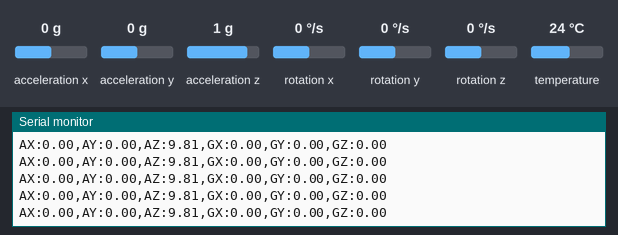
Bench run of a sketch on a simulated ESP32-S3. On the bench: the last lines printed to the serial monitor. Inputs (shaded band) come from the test bench; at power-on: acceleration z 1 g, acceleration x 0 g, acceleration y 0 g, rotation x 0 °/s, rotation y 0 °/s, rotation z 0 °/s, temperature 24 °C.

Above: at 1.7 s.
1.8 s: acceleration z set to 0 g
At 2.6 s:
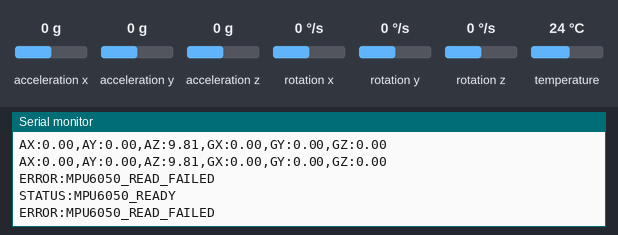
3.3 s: acceleration x set to -1.4 g
At 4.3 s:
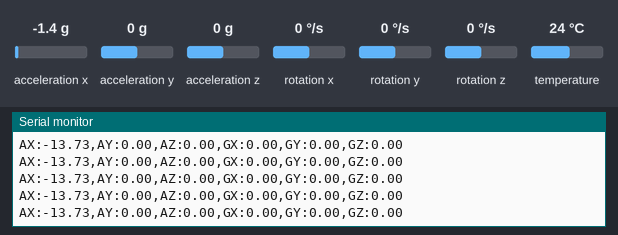
4.8 s: acceleration y set to -1.4 g
At 5.6 s:
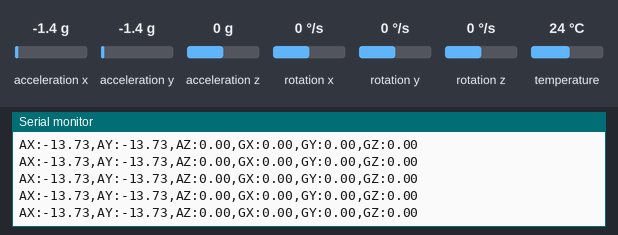
6.3 s: rotation x set to -192 °/s
At 7.1 s:
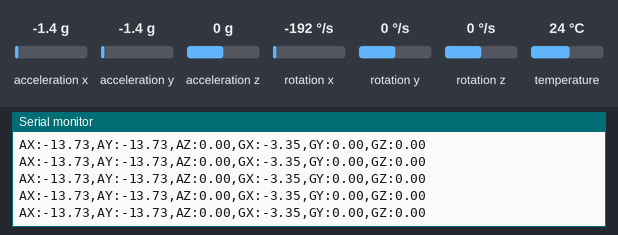
7.8 s: rotation y set to -192 °/s
At 8.6 s:
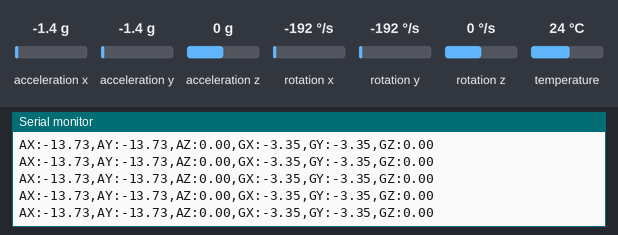

Measured:
- after the input at 1.8 s, the serial monitor: prints a new line at once (image 1)
- after the input at 3.3 s, the serial monitor: prints a new line after 0.51 s (image 2)
- after the input at 4.8 s, the serial monitor: prints a new line at once (image 3)
- after the input at 6.3 s, the serial monitor: prints a new line at once (image 4)
- after the input at 7.8 s, the serial monitor: prints a new line at once (image 5)

The sketch:

AirDrawing.ino
```cpp
/*
 * AirDrawing.ino - ESP32 + MPU6050 motion streamer for Air Drawing 3D
 * ---------------------------------------------------------------------------
 * Reads acceleration (m/s^2) and angular rate (rad/s) from an MPU6050 and prints
 * one easy-to-parse line per sample (~100 Hz, 115200 baud):
 *     AX:0.12,AY:0.98,AZ:9.81,GX:0.01,GY:0.02,GZ:0.03
 *
 * Robust by design:
 *   - No sensor?  It never hangs: prints "ERROR:MPU6050_NOT_FOUND" + an I2C scan
 *     once per second and connects by itself as soon as the sensor appears.
 *   - Loose wire? The Adafruit driver keeps returning "true" with all-zero data
 *     when the bus drops. Gravity alone is ~9.8 m/s^2, so an all-zero reading is
 *     treated as a disconnect and the sensor is re-initialised automatically.
 *
 * WIRING (I2C)
 *   MPU6050 VCC -> 3V3  (not 5V)
 *   MPU6050 GND -> GND
 *   MPU6050 SDA -> AIR_SDA_PIN  (default GPIO 8)
 *   MPU6050 SCL -> AIR_SCL_PIN  (default GPIO 9)
 *   AD0 floating or GND -> address 0x68 (0x69 is tried too). XDA/XCL/INT unused.
 *
 *   Different pins? Change the defaults below, or with PlatformIO put
 *   build_flags = -DAIR_SDA_PIN=4 -DAIR_SCL_PIN=5   in a local.ini (see README).
 *   Not sure which pins your wires are on? Flash tools/i2c_pin_finder.
 *
 * ARDUINO IDE
 *   Board package "esp32" (Espressif) · Board "ESP32S3 Dev Module"
 *   Libraries: Adafruit MPU6050, Adafruit Unified Sensor, Adafruit BusIO
 *   USB CDC On Boot: "Enabled" when using the native USB port,
 *                    "Disabled" when using the UART (CH340/CH343/CP210x) port.
 */

#include <Wire.h>
#include <Adafruit_MPU6050.h>
#include <Adafruit_Sensor.h>

#ifndef AIR_SDA_PIN
#define AIR_SDA_PIN 8
#endif
#ifndef AIR_SCL_PIN
#define AIR_SCL_PIN 9
#endif

static const uint32_t I2C_HZ      = 400000;  // fast mode
static const uint32_t SERIAL_BAUD = 115200;
static const uint32_t SAMPLE_MS   = 10;      // ~100 samples/s
static const uint32_t RETRY_MS    = 1000;    // retry interval while the sensor is missing

Adafruit_MPU6050 mpu;
bool     sensorReady = false;
uint32_t lastSample  = 0;
uint32_t lastRetry   = 0;

// Start the sensor at 0x68, falling back to 0x69.
bool initSensor() {
  if (!mpu.begin(0x68, &Wire) && !mpu.begin(0x69, &Wire)) {
    return false;
  }
  mpu.setAccelerometerRange(MPU6050_RANGE_4_G);   // plenty for hand motion, finer resolution
  mpu.setGyroRange(MPU6050_RANGE_500_DEG);
  mpu.setFilterBandwidth(MPU6050_BAND_44_HZ);     // cuts vibration noise
  return true;
}

// When the sensor is missing, list every device on the bus to help troubleshooting.
void reportMissing() {
  Serial.print("ERROR:MPU6050_NOT_FOUND I2C_DEVICES:");
  int found = 0;
  for (uint8_t addr = 1; addr < 127; addr++) {
    Wire.beginTransmission(addr);
    if (Wire.endTransmission() == 0) { Serial.printf(" 0x%02X", addr); found++; }
  }
  if (!found) Serial.print(" none");
  Serial.printf(" (SDA=%d:%d SCL=%d:%d)\n", AIR_SDA_PIN, digitalRead(AIR_SDA_PIN),
                AIR_SCL_PIN, digitalRead(AIR_SCL_PIN));
}

void setup() {
  Serial.begin(SERIAL_BAUD);
  delay(500);                                     // give the serial port a moment
  Wire.begin(AIR_SDA_PIN, AIR_SCL_PIN, I2C_HZ);
  sensorReady = initSensor();
  if (sensorReady) Serial.println("STATUS:MPU6050_READY"); else reportMissing();
}

void loop() {
  uint32_t now = millis();

  if (!sensorReady) {
    if (now - lastRetry >= RETRY_MS) {
      lastRetry = now;
      sensorReady = initSensor();
      if (sensorReady) Serial.println("STATUS:MPU6050_READY"); else reportMissing();
    }
    return;
  }

  if (now - lastSample < SAMPLE_MS) return;
  lastSample = now;

  sensors_event_t a, g, temp;
  if (!mpu.getEvent(&a, &g, &temp) ||
      fabsf(a.acceleration.x) + fabsf(a.acceleration.y) + fabsf(a.acceleration.z) < 0.5f) {
    sensorReady = false;                          // bus dropped: re-init on the next retry
    Serial.println("ERROR:MPU6050_READ_FAILED");
    return;
  }

  char line[96];
  snprintf(line, sizeof(line), "AX:%.2f,AY:%.2f,AZ:%.2f,GX:%.2f,GY:%.2f,GZ:%.2f",
           a.acceleration.x, a.acceleration.y, a.acceleration.z,
           g.gyro.x, g.gyro.y, g.gyro.z);
  Serial.println(line);
}
```
